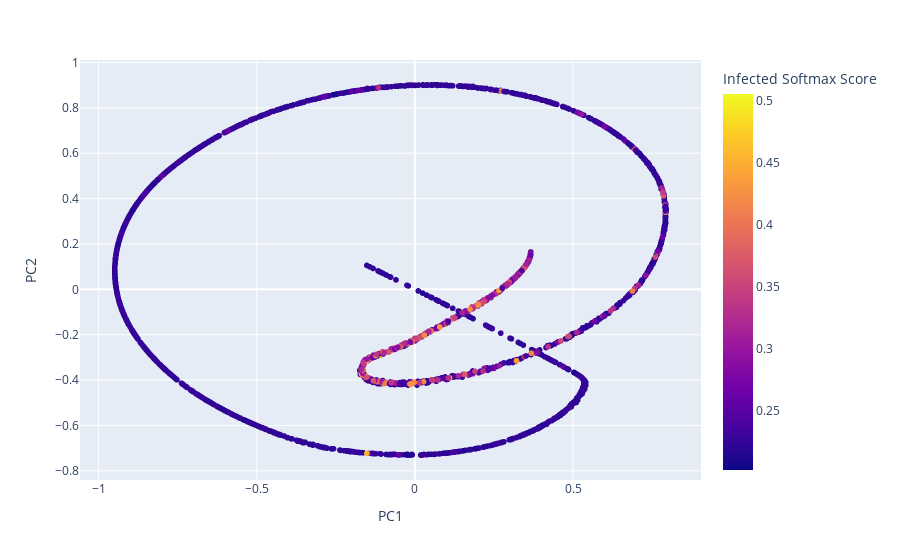

Notebook code cell kept with this figure:
### Code cell
# Create an interactive scatter plot
fig = px.scatter(df, x='PC1', y='PC2', color='Infected Softmax Score',
                 hover_data=['Row', 'Column', 'FOV', 'Cell ID', 'Timestep'])

# Show the plot
fig.show()

### Figure 1 — Plotly figure (JSON) as saved in the notebook; plotly's stock layout.template omitted (floating-point values rounded to 4 significant figures; data arrays with more than 128 entries replaced by an {"elided": "..."} marker saying what was removed)
{"data": [{"customdata": {"elided": "2629x5 mixed values"}, "hovertemplate": "PC1=%{x}<br>PC2=%{y}<br>Row=%{customdata[0]}<br>Column=%{customdata[1]}<br>FOV=%{customdata[2]}<br>Cell ID=%{customdata[3]}<br>Timestep=%{customdata[4]}<br>Infected Softmax Score=%{marker.color}<extra></extra>", "legendgroup": "", "marker": {"color": {"elided": "2629 float values"}, "coloraxis": "coloraxis", "symbol": "circle"}, "mode": "markers", "name": "", "showlegend": false, "type": "scattergl", "x": {"elided": "2629 float values"}, "xaxis": "x", "y": {"elided": "2629 float values"}, "yaxis": "y"}], "layout": {"coloraxis": {"colorbar": {"title": {"text": "Infected Softmax Score"}}, "colorscale": [[0, "#0d0887"], [0.1111, "#46039f"], [0.2222, "#7201a8"], [0.3333, "#9c179e"], [0.4444, "#bd3786"], [0.5556, "#d8576b"], [0.6667, "#ed7953"], [0.7778, "#fb9f3a"], [0.8889, "#fdca26"], [1, "#f0f921"]]}, "legend": {"tracegroupgap": 0}, "margin": {"t": 60}, "xaxis": {"anchor": "y", "domain": [0, 1], "title": {"text": "PC1"}}, "yaxis": {"anchor": "x", "domain": [0, 1], "title": {"text": "PC2"}}}}
